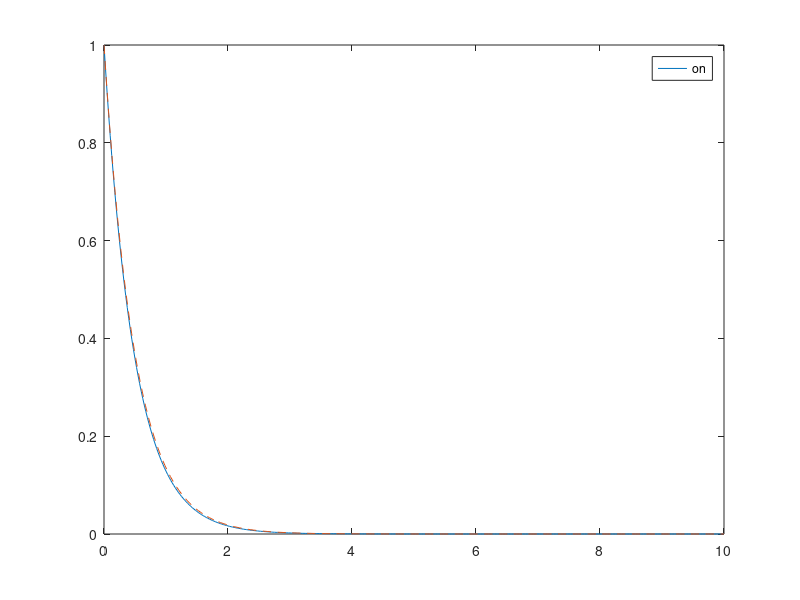

Write MATLAB code to recreate this figure.
%function x = ForwardEuler(f, tf, h, x0)


clear all
close all
clc

%%
f = @(t,x) -2*x;

x0 = 1;


%%
h = 0.1/2/2;
tf = 10;


%%
time = 0:h:tf;

%%
n = length(time);
x = nan( n,1 );

%%
x(1) = x0;

for i = 1:n-1
   x(i+1) = x(i) + h*f(time(i), x(i) ); 
end

%%
plot(time, x, 'DisplayName', 'Forward Euler')
hold on
fplot(@(t) exp(-2*t)*x0, [0,tf], '--', ...
    'DisplayName', 'Exact Solution')
legend('on')






% end